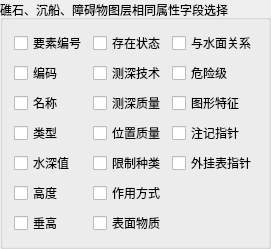
              <widget class="QGroupBox" name="groupBox_H_Field">
               <property name="minimumSize">
                <size>
                 <width>0</width>
                 <height>0</height>
                </size>
               </property>
               <property name="maximumSize">
                <size>
                 <width>16777215</width>
                 <height>16777215</height>
                </size>
               </property>
               <property name="title">
                <string>礁石、沉船、障碍物图层相同属性字段选择</string>
               </property>
               <layout class="QGridLayout" name="gridLayout_14">
                <item row="0" column="0">
                 <widget class="QCheckBox" name="checkBox_YaoSuBianHao_H">
                  <property name="text">
                   <string>要素编号</string>
                  </property>
                 </widget>
                </item>
                <item row="0" column="1">
                 <widget class="QCheckBox" name="checkBox_CunZaiZhuangTai_H">
                  <property name="text">
                   <string>存在状态</string>
                  </property>
                 </widget>
                </item>
                <item row="0" column="2">
                 <widget class="QCheckBox" name="checkBox_YuShuiMianGuanXi_H">
                  <property name="text">
                   <string>与水面关系</string>
                  </property>
                 </widget>
                </item>
                <item row="1" column="0">
                 <widget class="QCheckBox" name="checkBox_BianMa_H">
                  <property name="text">
                   <string>编码</string>
                  </property>
                 </widget>
                </item>
                <item row="1" column="1">
                 <widget class="QCheckBox" name="checkBox_CeShenJiShu_H">
                  <property name="text">
                   <string>测深技术</string>
                  </property>
                 </widget>
                </item>
                <item row="1" column="2">
                 <widget class="QCheckBox" name="checkBox_WeiXianJi_H">
                  <property name="text">
                   <string>危险级</string>
                  </property>
                 </widget>
                </item>
                <item row="2" column="0">
                 <widget class="QCheckBox" name="checkBox_MingCheng_H">
                  <property name="text">
                   <string>名称</string>
                  </property>
                 </widget>
                </item>
                <item row="2" column="1">
                 <widget class="QCheckBox" name="checkBox_CeShenZhiLiang_H">
                  <property name="text">
                   <string>测深质量</string>
                  </property>
                 </widget>
                </item>
                <item row="2" column="2">
                 <widget class="QCheckBox" name="checkBox_TuXingTeZheng_H">
                  <property name="text">
                   <string>图形特征</string>
                  </property>
                 </widget>
                </item>
                <item row="3" column="0">
                 <widget class="QCheckBox" name="checkBox_LeiXing_H">
                  <property name="text">
                   <string>类型</string>
                  </property>
                 </widget>
                </item>
                <item row="3" column="1">
                 <widget class="QCheckBox" name="checkBox_WeiZhiZhiLiang_H">
                  <property name="text">
                   <string>位置质量</string>
                  </property>
                 </widget>
                </item>
                <item row="3" column="2">
                 <widget class="QCheckBox" name="checkBox_ZhuJiZhiZhen_H">
                  <property name="text">
                   <string>注记指针</string>
                  </property>
                 </widget>
                </item>
                <item row="4" column="0">
                 <widget class="QCheckBox" name="checkBox_ShuiShenZhi_H">
                  <property name="text">
                   <string>水深值</string>
                  </property>
                 </widget>
                </item>
                <item row="4" column="1">
                 <widget class="QCheckBox" name="checkBox_XianZhiZhongLei_H">
                  <property name="text">
                   <string>限制种类</string>
                  </property>
                 </widget>
                </item>
                <item row="4" column="2">
                 <widget class="QCheckBox" name="checkBox_WaiGuaBiaoZhiZhen_H">
                  <property name="text">
                   <string>外挂表指针</string>
                  </property>
                 </widget>
                </item>
                <item row="5" column="0">
                 <widget class="QCheckBox" name="checkBox_GaoDu_H">
                  <property name="text">
                   <string>高度</string>
                  </property>
                 </widget>
                </item>
                <item row="5" column="1">
                 <widget class="QCheckBox" name="checkBox_ZuoYongFangShi_H">
                  <property name="text">
                   <string>作用方式</string>
                  </property>
                 </widget>
                </item>
                <item row="6" column="0">
                 <widget class="QCheckBox" name="checkBox_ChuiGao_H">
                  <property name="text">
                   <string>垂高</string>
                  </property>
                 </widget>
                </item>
                <item row="6" column="1">
                 <widget class="QCheckBox" name="checkBox_BiaoMianWuZhi_H">
                  <property name="text">
                   <string>表面物质</string>
                  </property>
                 </widget>
                </item>
               </layout>
              </widget>
